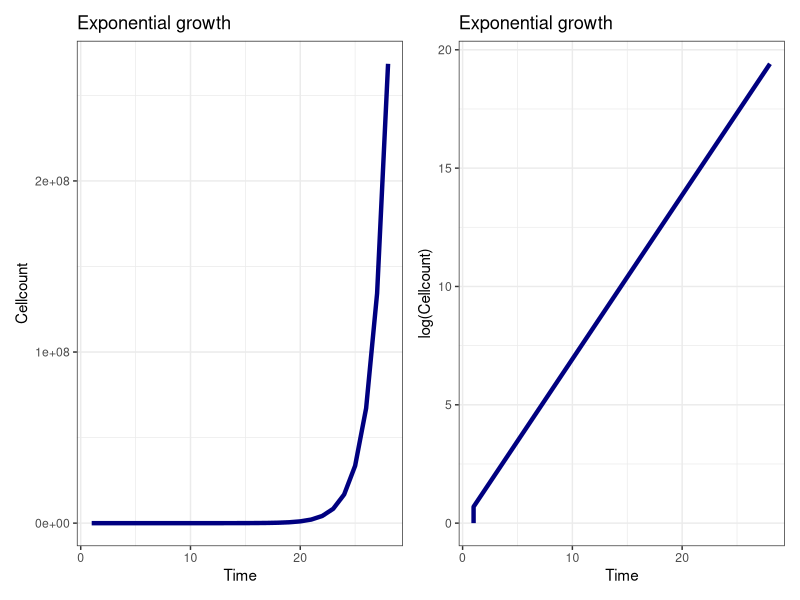

Here is the R script that generated this plot:
## ---- chunk 1
knitr::opts_chunk$set(echo = TRUE)

# Setup chunk always runs when opening your RMD project. Instead of just blindly
# trying to install the packages, I first test if they are already installed by
# using `require`.

if(!require(tidyr)) install.packages("tidyr", repos = "http://cran.us.r-project.org")  
if(!require(ggplot2)) install.packages("ggplot2", repos = "http://cran.us.r-project.org") 
if(!require(patchwork)) install.packages("patchwork", repos = "http://cran.us.r-project.org")

library(dplyr)            # R data transformation package
library(ggplot2)          # Plotting
library(patchwork)        # Putting plots next to each other

theme_set(theme_bw())     # Set a theme for plotting in ggplot (but you can plot however you like ofc.)


L <- genomeLength <- 4629812              # Escherichia coli B REL606
m <- mutationRate <- 2.2*10^(-10)         # Lee et al. 2012 PNAS
P <- maxPopSize   <- 2*10^8               # max population size in the simulation


## ---- chunk 2

# Below is a simple function to model exponential growth. 
exponentialGrowth=function(maxPopsize){
  N <- 1 # Initial population size. In modelling, usually denoted with 'N'
  t <- 1 # Initial time point
  output <- data.frame(Time=t,Cellcount=N) # New (empty) dataframe containing two columns: Time, Cellcount
  while(N<maxPopsize){
     N <- 2*N   # Every cell divides, so the population size doubles
     output <- rbind(output,data.frame(Time=t,Cellcount=N)) # Add a row to the dataframe
     t<-t+1
  }
  return(output) # Return the dataframe
}

exp_growth=exponentialGrowth(P) # Run the simulation once, and store the result in "exp_growth"
 
## If you want to plot with base R, do this: plot(x=exp_growth$Time,y=exp_growth$Cellcount,type="l")

## But I like ggplot:
plot_norm <- exp_growth %>% 
  ggplot(aes(x=Time,y=Cellcount)) +
  geom_line(col="navy",size=1.5) +
  ggtitle("Exponential growth")

plot_ylog <- exp_growth %>% 
  ggplot(aes(x=Time,y=log(Cellcount))) +
  geom_line(col="navy",size=1.5) +
  ggtitle("Exponential growth")

plot_norm + plot_ylog
